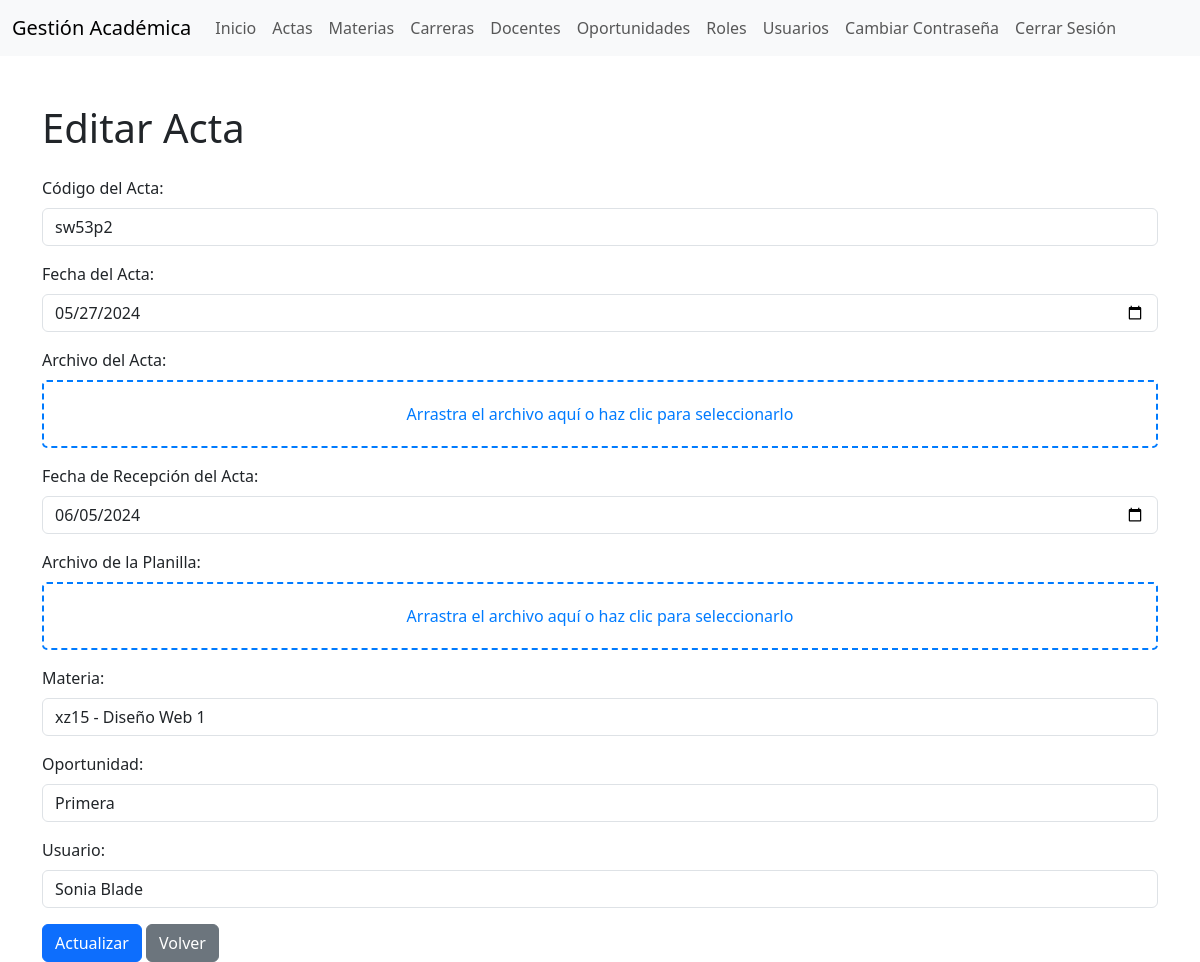
/actas/editar.php?id=1 (signed in), run on the app's committed database.
### tables this page shows
CREATE TABLE `actas` (
  `id` int(11) NOT NULL,
  `acta_codi` varchar(12) NOT NULL,
  `created_date_time` datetime(6) DEFAULT NULL,
  `acta_fecha` date DEFAULT NULL,
  `acta_archivo` varchar(120) DEFAULT NULL,
  `acta_recibido` date DEFAULT NULL,
  `acta_planilla` varchar(120) DEFAULT NULL,
  `updated_date_time` datetime(6) DEFAULT NULL,
  `mate_id` int(11) DEFAULT NULL,
  `opor_id` int(11) DEFAULT NULL,
  `usr_id` int(11) DEFAULT NULL
);

CREATE TABLE `materias` (
  `id` int(11) NOT NULL,
  `mate_code` varchar(12) NOT NULL,
  `created_date_time` datetime(6) DEFAULT NULL,
  `mate_name` varchar(100) NOT NULL,
  `updated_date_time` datetime(6) DEFAULT NULL,
  `mate_anho` int(11) NOT NULL,
  `carre_id` int(11) DEFAULT NULL,
  `doce_id` int(11) DEFAULT NULL
);

CREATE TABLE `oportunidades` (
  `id` int(11) NOT NULL,
  `opor_code` varchar(8) NOT NULL,
  `created_date_time` datetime(6) DEFAULT NULL,
  `opor_name` varchar(50) NOT NULL,
  `updated_date_time` datetime(6) DEFAULT NULL
);

CREATE TABLE `usuarios` (
  `id` int(11) NOT NULL,
  `user_activo` bit(1) DEFAULT NULL,
  `created_date_time` datetime(6) DEFAULT NULL,
  `user_mail` varchar(120) NOT NULL,
  `user_nombre` varchar(120) NOT NULL,
  `password` varchar(120) NOT NULL,
  `updated_date_time` datetime(6) DEFAULT NULL,
  `username` varchar(120) NOT NULL
);

### classes/Actas.php (called while the page is built, shortened)
<?php
class Actas {
    private $conn;
    private $table = 'actas';
    public function __construct($db) {
        $this->conn = $db;
    }
    public function obtenerActaPorId($id) {
        $query = "SELECT * FROM " . $this->table . " WHERE id = ?";
        $stmt = $this->conn->prepare($query);
        $stmt->bind_param("i", $id);
        $stmt->execute();
        $result = $stmt->get_result();
        return $result->fetch_assoc();
    }
}
?>

### classes/Materias.php (called while the page is built, shortened)
<?php
class Materias {
    private $conn;
    private $table = 'materias';
    public function __construct($db) {
        $this->conn = $db;
    }
    public function obtenerMaterias() {
        $query = "SELECT m.id, m.mate_code, m.mate_name, m.mate_anho, m.carre_id,c.carre_sigla,m.doce_id, CONCAT(d.doce_apellido, ' ', d.doce_nombre) AS docente
                  FROM " . $this->table . " m
                  JOIN carreras c ON m.carre_id = c.id
                  JOIN docentes d ON m.doce_id = d.id";
        $result = $this->conn->query($query);
        return $result;
    }
}
?>

### classes/Oportunidades.php (called while the page is built, shortened)
<?php
class Oportunidades {
    private $conn;
    private $table = 'oportunidades';
    public function __construct($db) {
        $this->conn = $db;
    }
    public function obtenerOportunidades() {
        $query = "SELECT * FROM " . $this->table;
        $result = $this->conn->query($query);
        return $result;
    }
}
?>

### classes/Usuarios.php (called while the page is built, shortened)
<?php
class Usuarios {
    private $conn;
    private $table = 'usuarios';
    public function __construct($db) {
        $this->conn = $db;
    }
    public function obtenerUsuarios() {
        $query = "SELECT u.id, u.user_nombre, u.user_mail, u.username, GROUP_CONCAT(r.rol_name SEPARATOR ', ') AS roles, GROUP_CONCAT(ur.rol_id SEPARATOR ', ') AS roles_id
                  FROM " . $this->table . " u
                  LEFT JOIN usr_roles ur ON u.id = ur.usr_id
                  LEFT JOIN roles r ON ur.rol_id = r.id
                  GROUP BY u.id";
        $result = $this->conn->query($query);
        return $result;
    }
     }
?>

### public/actas/editar.php (the view, shortened to what this page needs)
<?php
require_once '../../classes/Actas.php';
require_once '../../classes/Materias.php';
require_once '../../classes/Oportunidades.php';
require_once '../../classes/Usuarios.php';
$database = new Database();
$db = $database->connect();
$actas = new Actas($db);
$materias = new Materias($db);
$materias_result = $materias->obtenerMaterias();
$oportunidades = new Oportunidades($db);
$oportunidades_result = $oportunidades->obtenerOportunidades();
$usuarios = new Usuarios($db);
$usuarios_result = $usuarios->obtenerUsuarios();
if ($_SERVER['REQUEST_METHOD'] == 'POST') {
    $id = $_POST['id'];
    $acta_codi = $_POST['acta_codi'];
    $acta_fecha = $_POST['acta_fecha'];
    $acta_recibido = $_POST['acta_recibido'];
    $mate_id = $_POST['mate_id'];
    $opor_id = $_POST['opor_id'];
    $usr_id = $_POST['usr_id'];
    $acta_archivo = $_FILES['acta_archivo'];
    $acta_planilla = $_FILES['acta_planilla'];
    try {
        $actas->actualizarActa($id, $acta_codi, $acta_fecha, $acta_archivo, $acta_recibido, $acta_planilla, $mate_id, $opor_id, $usr_id);
        header('Location: index.php');
    } catch (Exception $e) {
        $error = $e->getMessage();
    }
} else {
    $id = $_GET['id'];
    $acta = $actas->obtenerActaPorId($id);
}
?>
<!DOCTYPE html>
<html lang="es">
<head>
    <link href="https://cdn.jsdelivr.net/npm/bootstrap@5.3.0/dist/css/bootstrap.min.css" rel="stylesheet">
</head>
<body>
     <?php include '../includes/navbar.php'; ?>
<div class="container mt-5">
    <h1 class="mb-4">Editar Acta</h1>
    <form action="editar.php" method="post" enctype="multipart/form-data">
        <div class="mb-3">
            <label for="acta_codi" class="form-label">Código del Acta:</label>
            <input type="text" name="acta_codi" id="acta_codi" class="form-control" value="<?php echo $acta['acta_codi']; ?>" required>
        </div>
        <div class="mb-3">
            <label for="acta_fecha" class="form-label">Fecha del Acta:</label>
            <input type="date" name="acta_fecha" id="acta_fecha" class="form-control" value="<?php echo $acta['acta_fecha']; ?>" required>
        </div>
        <div class="mb-3">
            <label for="acta_archivo" class="form-label">Archivo del Acta:</label>
            <div class="dropzone" id="dropzone-acta">Arrastra el archivo aquí o haz clic para seleccionarlo</div>
        </div>
        <div class="mb-3">
            <label for="acta_recibido" class="form-label">Fecha de Recepción del Acta:</label>
            <input type="date" name="acta_recibido" id="acta_recibido" class="form-control" value="<?php echo $acta['acta_recibido']; ?>" required>
        </div>
        <div class="mb-3">
            <label for="acta_planilla" class="form-label">Archivo de la Planilla:</label>
            <div class="dropzone" id="dropzone-planilla">Arrastra el archivo aquí o haz clic para seleccionarlo</div>
        </div>
        <div class="mb-3">
            <label for="mate_id" class="form-label">Materia:</label>
            <select name="mate_id" id="mate_id" class="form-control" required>
                <?php while ($row = $materias_result->fetch_assoc()): ?>
                <option value="<?php echo $row['id']; ?>" <?php if ($row['id'] == $acta['mate_id']) echo 'selected'; ?>><?php echo $row['mate_code'] . ' - ' . $row['mate_name']; ?></option>
                <?php endwhile; ?>
            </select>
        </div>
        <div class="mb-3">
            <label for="opor_id" class="form-label">Oportunidad:</label>
            <select name="opor_id" id="opor_id" class="form-control" required>
                <?php while ($row = $oportunidades_result->fetch_assoc()): ?>
                <option value="<?php echo $row['id']; ?>" <?php if ($row['id'] == $acta['opor_id']) echo 'selected'; ?>><?php echo $row['opor_code']; ?></option>
                <?php endwhile; ?>
            </select>
        </div>
        <div class="mb-3">
            <label for="usr_id" class="form-label">Usuario:</label>
            <select name="usr_id" id="usr_id" class="form-control" required>
                <?php while ($row = $usuarios_result->fetch_assoc()): ?>
                <option value="<?php echo $row['id']; ?>" <?php if ($row['id'] == $acta['usr_id']) echo 'selected'; ?>><?php echo $row['user_nombre']; ?></option>
                <?php endwhile; ?>
            </select>
        </div>
        <button type="submit" class="btn btn-primary">Actualizar</button>
        <a href="index.php" class="btn btn-secondary">Volver</a>
    </form>
</div>
</body>
</html>

### public/actas/editar.php (style rules this page uses)
.dropzone { border: 2px dashed #007bff; padding: 20px; border-radius: 5px; text-align: center; color: #007bff; cursor: pointer; }

### data on the page
actas: acta_codi "sw53p2", acta_fecha "05/27/2024", acta_recibido "06/05/2024", mate_id "xz15 - Diseño Web 1", opor_id "Primera", usr_id "Sonia Blade"
